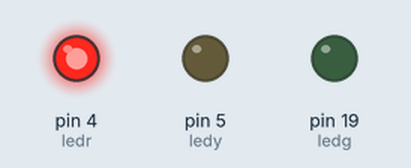
This sketch was run on a simulated Arduino Uno, built with avr-gcc and run on an emulated ATmega328P. On the bench: output pins drawn as LEDs (lit = HIGH).

Above: at 1.0 s.
At 3.0 s:
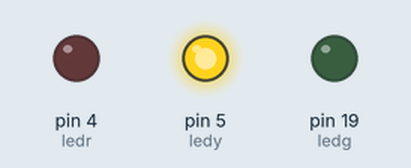
At 5.0 s:
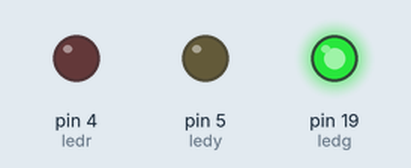
Timing chart, 0 to 7.8 s (numbered marks = the images above):
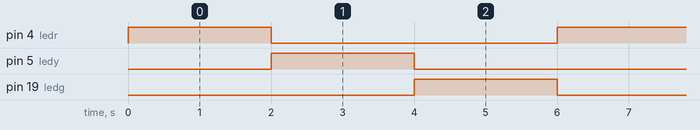

The sketch:

normal_test_Traffic.ino
```cpp
#define ledr 4
#define ledy 5
#define ledg 19

void setup() {
  pinMode(ledr,OUTPUT);
  pinMode(ledy,OUTPUT);
  pinMode(ledg,OUTPUT);

}

void loop() {
  digitalWrite(ledr,HIGH);
  digitalWrite(ledy,LOW);
  digitalWrite(ledg,LOW);
  delay(2000);
  digitalWrite(ledr,LOW);
  digitalWrite(ledy,HIGH);
  digitalWrite(ledg,LOW);
  delay(2000);
  digitalWrite(ledr,LOW);
  digitalWrite(ledy,LOW);
  digitalWrite(ledg,HIGH);
  delay(2000);
}
```

Measured:
- by itself, pin 4 (ledr), pin 5 (ledy), pin 19 (ledg): alternates HIGH for 2.0 s and LOW for 4.0 s
- by itself, everything shown: repeats every 6.0 s, in 3 steps
